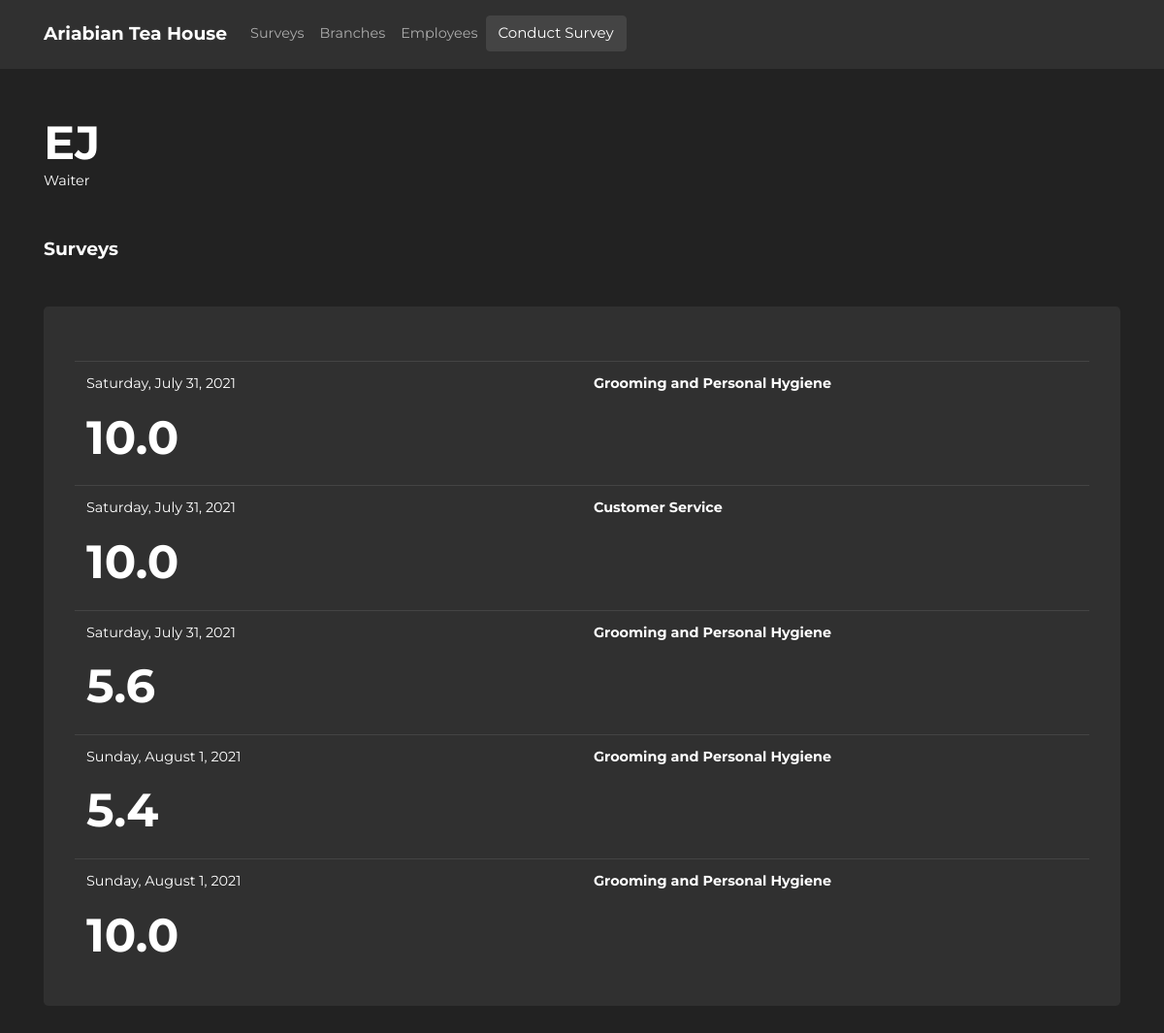
Screenshot of /employees/1 with the database file from the repository.
### athsurveyapp/models/models.py (models this page shows, shortened)
class Employee(db.Model):
    __tablename__ = "employee"
    id = db.Column(db.Integer, primary_key=True)
    name = db.Column(db.String(64), nullable=False)
    code = db.Column(db.String(15), nullable=False)
    date_created = db.Column(db.DateTime(timezone=True), server_default=func.now())
    last_updated = db.Column(db.DateTime(timezone=True), onupdate=func.now())
    designation = db.Column(db.String(20), nullable=False)
    branch_id = db.Column(db.Integer, db.ForeignKey("branch.id"), nullable=False)
    name = db.Column(db.String, nullable=False)
    code = db.Column(db.String, nullable=False)
    date_created = db.Column(db.DateTime(timezone=True), server_default=func.now())
    last_updated = db.Column(db.DateTime(timezone=True), onupdate=func.now())
    designation = db.Column(db.String, nullable=False)
    responses = db.relationship("Response", backref="employee", cascade="all, delete-orphan")

class Response(db.Model):
    __tablename__ = "response"
    id = db.Column(db.Integer, primary_key=True)
    employee_id = db.Column(db.Integer, db.ForeignKey("employee.id"), nullable=False)
    survey_id = db.Column(db.Integer, db.ForeignKey("survey.id"), nullable=False)
    date_created = db.Column(db.DateTime(timezone=True), server_default=func.now())
    last_updated = db.Column(db.DateTime(timezone=True), onupdate=func.now())
    question_responses = db.relationship("QuestionResponse", backref="response", cascade="all, delete-orphan")
    survey = db.relationship("Survey", backref="responses")

class Survey(db.Model):
    __tablename__ = "survey"
    id = db.Column(db.Integer, primary_key=True)
    name = db.Column(db.String(255), nullable=False)
    description = db.Column(db.String(64), nullable=False)
    date_created = db.Column(db.DateTime(timezone=True), server_default=func.now())
    last_updated = db.Column(db.DateTime(timezone=True), onupdate=func.now())
    question_types = db.relationship("QuestionType", backref="survey", cascade="all, delete-orphan")

### athsurveyapp/blueprints/employee/views.py (the view)
@employee_page.route("/<id>")
def employee_details(id):
    employee = Employee.query.get(id)
    for resp in employee.responses:
        print(resp.date_created)
        setattr(resp, "response_date", resp.date_created.strftime('%m/%d/%Y'))
        score = 0
        for ques_res in resp.question_responses:
            score += int(ques_res.answer)
            setattr(ques_res, "question_description", Question.query.get(ques_res.question_id).description)
            setattr(resp, "average", score / len(resp.question_responses))
    return render_template('employee_details.html', employee=employee)

### athsurveyapp/blueprints/employee/templates/employee_details.html (shortened to what this page needs)
{% extends 'layouts/base.html' %}
{% block body %}
<div class="container">
    <div class="row justify-content-center align-items-center">
        <div class="col-12">
            <h1 class="m-0 font-weight-bold">{{ employee.name }}</h1>
            <span class="mt-3">
                {{ employee.designation }}
              </span>
        </div>
    </div>
    <div class="row mt-5 align-items-center">
        <div class="col-6">
            <h5 class="font-weight-bold m-0">Surveys</h5>
          </div>
    </div>
    <div class="row mt-5">
        <div class="col-12">
            <div class="jumbotron py-2">
                {% if not employee.responses %}
                    <p class="font-weight-bold text-center my-5 text-muted">
                        No surveys
                    </p>
                {% else %}
                <table class="table table-hover mt-5">
                    {% for response in employee.responses %}
                        <tr data-toggle="collapse" data-target="#{{response.id}}" role="button" aria-expanded="false" aria-controls="collapseExample">
                            <td class="w-50">
                               <p class="response-date">{{ response.response_date }}</p>
                               <h1 class="font-weight-bold mt-3">{{ response.average }}</h1>
                            </td>
                            <td>
                                <p class="font-weight-bold">{{response.survey.name}}</p>
                            </td>
                        </tr>
                    {% endfor %}
                </table>
                {% endif %}
            </div>
        </div>
    </div>
</div>
{% endblock %}

### athsurveyapp/static/styles/main.css (style rules this page uses)
html { position: relative; min-height: 100%; }
body { font-family: "Montserrat", sans-serif; font-size: 0.9rem; }

### rows the page displays
Employee: name "EJ", designation "Waiter"
Response: average "10.0", survey.name "Grooming and Personal Hygiene"
Response: average "10.0", survey.name "Customer Service"
Response: average "5.6", survey.name "Grooming and Personal Hygiene"
Response: average "5.4", survey.name "Grooming and Personal Hygiene"
Response: average "10.0", survey.name "Grooming and Personal Hygiene"
